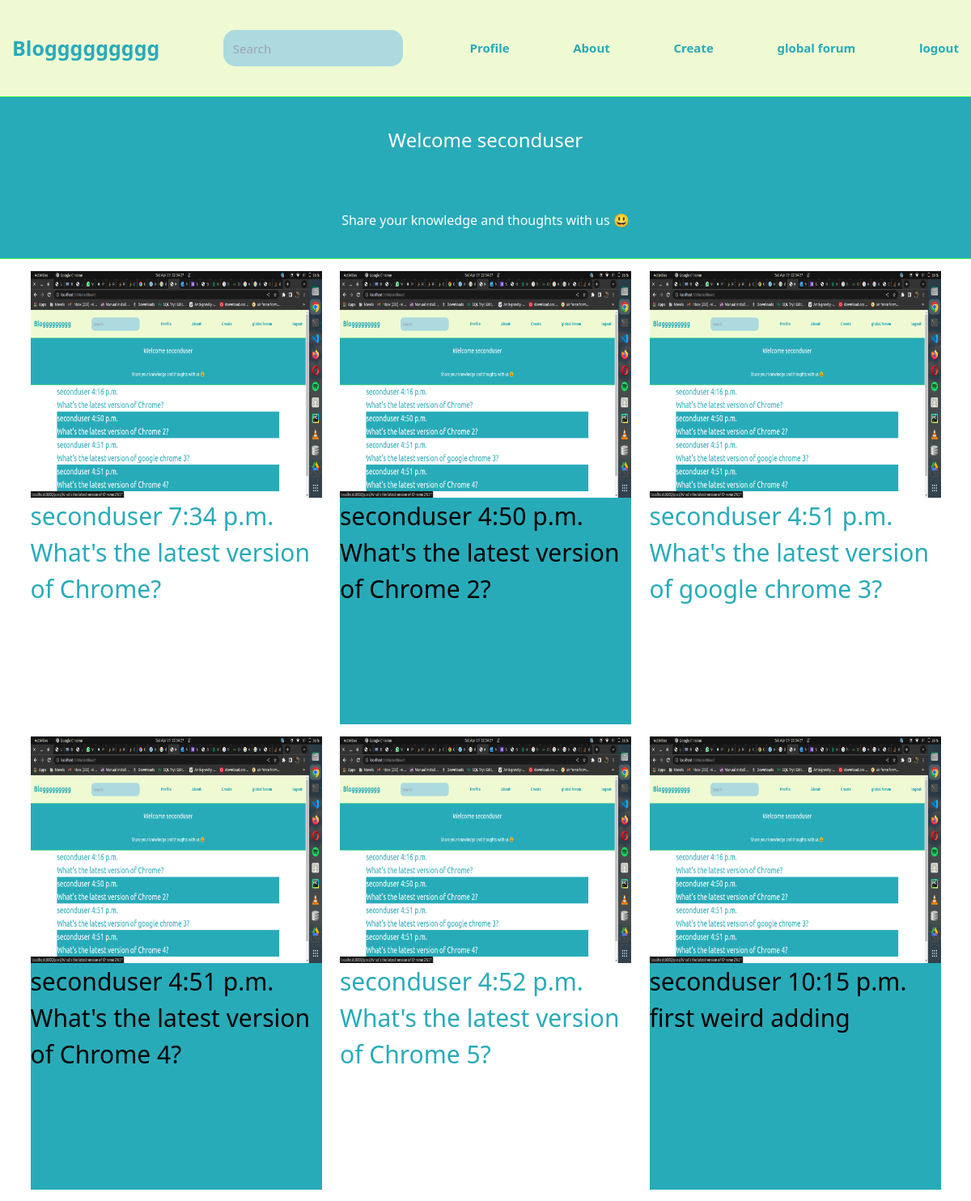
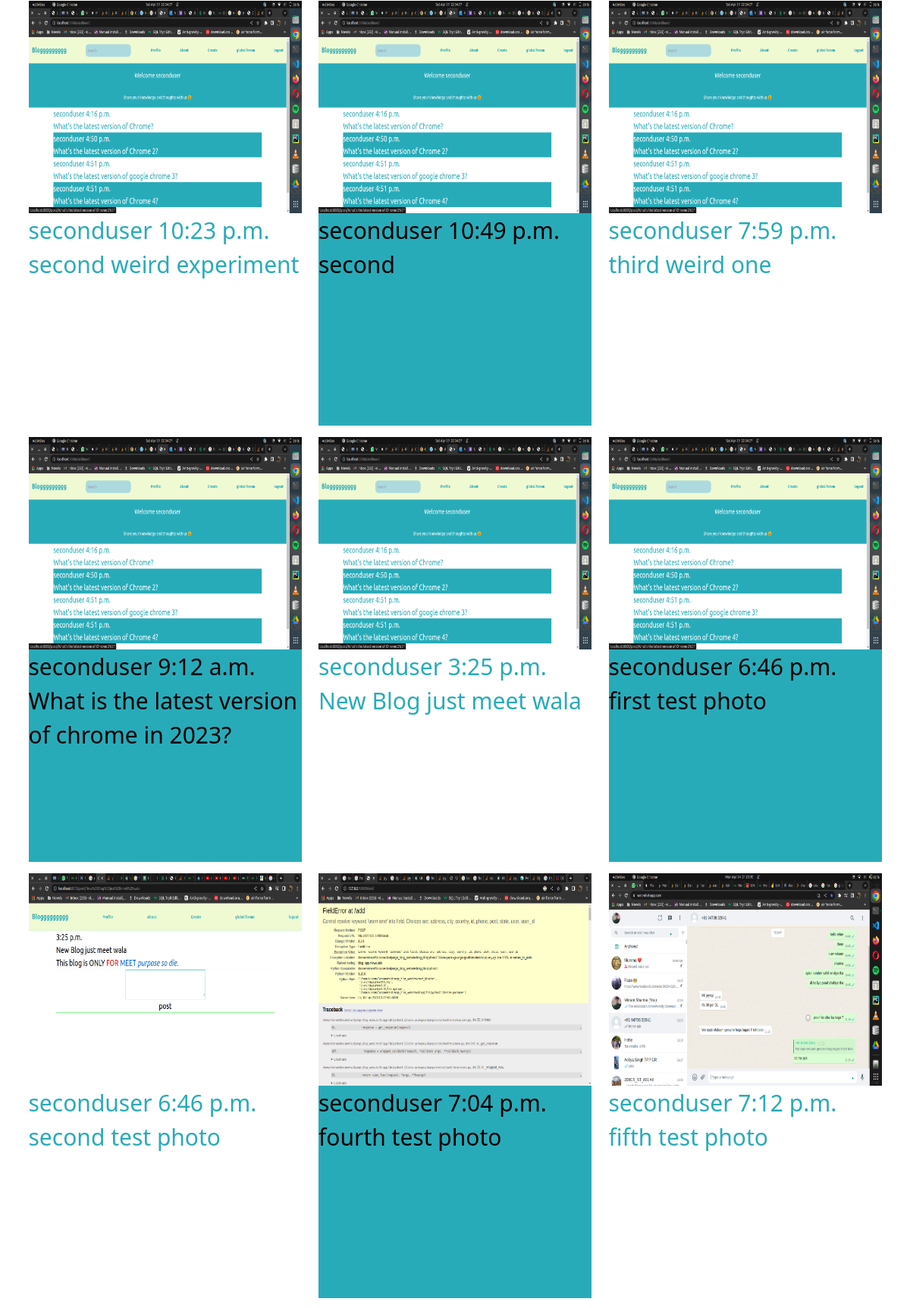
Page /dashboard (signed in, upper part) on the committed database (2 pictures, top to bottom).
### blog_app/models.py (models this page shows, shortened)
class Post(models.Model):
    username = models.ForeignKey(UserAccount,on_delete=models.CASCADE)
    timeposted = models.TimeField(default=datetime.datetime.now,blank=True)
    title = models.CharField(primary_key=True,max_length=80,null=False,default="")
    blogbg = models.ImageField(upload_to='images',default=None)
    desc = QuillField(default='ici')

class UserAccount(models.Model):
    user  = models.OneToOneField(User,on_delete=models.CASCADE)
    phone = models.CharField(max_length=12,null=True,default="")
    city = models.CharField(max_length=30,null=True,default="")
    state = models.CharField(max_length=30,null=True,default="")
    country = models.CharField(max_length=30,null=True,default="")
    address = models.CharField(max_length=400,null=True,default="")
    def __str__(self):
        return self.user.username

### blog_app/views.py (the view)
# urls.py: path('dashboard',views.dashboard,name='dashboard'),
@login_required
def dashboard(request):
    posted = Post.objects.filter(username=UserAccount.objects.filter(user=request.user.id)[0]).all()
    context = {
        'username':posted,
        'usernameofuser':request.user.username,
    }
    return render(request,'index.html',context)

### templates/index.html (shortened to what this page needs)
<!DOCTYPE html>
<html lang="en">
<head>
    <script src="https://cdn.tailwindcss.com"></script>
</head>
<body>
    <div class="container-navbar">
        <div class="home">
          <a id="blog-home" class="navbar-brand" href="{% url 'index' %}">Bloggggggggg</a>
        </div>
        <div class="search textsizehandle">
          <form action="{% url 'search' %}" method="post">
            <input id="inputsearch" type="text" name="search" placeholder="   Search">
          </form>
        </div>
        <div class="profile textsizehandle">
          <b><h1><a id="about" class="about-class" href="{% url 'personalinfo' %}">Profile</a></h1></b>
        </div>
        <div class="about textsizehandle">
          <b><h1><a id="about" class="about-class" href="{% url 'about' %}">About</a></h1></b>
        </div>
        <div class="adding textsizehandle">
          <b><h2><a href="{% url 'add' %}">Create</a></h2></b>
        </div>
        <div class="global textsizehandle">
            <b><h2><a href="{% url 'globalpage' %}">global forum</a></h2></b>
        </div>
        <div class="logout textsizehandle">
            <b><h2><a href="{% url 'logout' %}">logout</a></h2></b>
        </div>
    </div>
    <div class="welcomeheader">
        <h1 id="welcoming">Welcome {{ request.user.username }}</h1>
        <h3>Share your knowledge and thoughts with us  😃</h3>
    </div>
    <div class="block" style="display: flexbox; flex-direction:row; flex-wrap:wrap;">
      <div class="blockinsider" style="width: 100%; padding: 15px;">
        {% for i in username %}
        <a href="{% url 'showpost' title=i.title %}">
          {% if forloop.counter|divisibleby:"2" %}
          <div class="contain-it">
            <div class="bgimage-posts">
              {% if i.blogbg %}
              <img src="{{ i.blogbg.url }}" alt="user" />
              {% else %}
              <img src="https://img.freepik.com/free-photo/overhead-view-coffee-cup-keyboard-camera-paper-white-background_23-2148042112.jpg" alt="default" />
              {% endif %}
            </div>
            <div class="container-posteven">
                <div class="heading">{{ i.username }} {{ i.timeposted }}</div>
                <div class="content">
                    <div class="title">{{ i.title }}</div>
                </div>
            </div>
          </div>
          {% else %}
          <div class="contain-it">
            <div class="bgimage-posts">
              {% if i.blogbg %}
                <img src="{{ i.blogbg.url }}" alt="user" />
              {% else %}
                <img src="https://img.freepik.com/free-photo/overhead-view-coffee-cup-keyboard-camera-paper-white-background_23-2148042112.jpg" alt="default" />
              {% endif %}
            </div>
            <div class="container-postodd">
                <div class="heading">{{ i.username }} {{ i.timeposted }}</div>
                <div class="content">
                    <div class="title">{{ i.title }}</div>
                </div>
            </div>
          </div>
          {% endif %}
        </a>
        {% endfor %}
      </div>
    </div>
</body>
</html>

### templates/index.html (style rules this page uses)
.container-navbar { display: flex; flex-direction: row; justify-content: space-between; align-items: center; background-color: #EFFAD3; height: 15vh; padding-left: 15px; padding-right: 15px; color: #28ABB9; border-bottom: 1px solid #4CF14C; }
input { border-radius: 15px; border: none; height: 45px; background: none; background-color: #acdadf; }
.home { font-weight: 700; font-size: 25px; }
.textsizehandle { font-size: 15px; }
.welcomeheader { display: flex; flex-direction: column; justify-content: space-around; align-items: center; color: white; height: 25vh; padding-left: 15px; padding-right: 15px; background-color: #28ABB9; border-bottom: 1px solid #4CF14C; }
#welcoming { font-size: 24px; }
.block { width: 100%; height: 100%; }
.blockinsider { display: flex; justify-content: space-evenly; padding: 0px; width: 100%; flex-flow: row wrap; font-size: 30px; }
.container-postodd { background-color: white; color: #28ABB9; width: 30vw; height: 35vh; }
.container-posteven { background-color: #28ABB9; width: 30vw; height: 35vh; }
.bgimage-posts { height: 35vh; width: 30vw; }
.bgimage-posts>img { height: 100%; width: 100%; }
.contain-it { margin-bottom: 15px; }

### rows in the picture
Post: blogbg (picture), username "seconduser", timeposted "7:34 p.m.", title "What's the latest version of Chrome?"
Post: blogbg (picture), username "seconduser", timeposted "4:50 p.m.", title "What's the latest version of Chrome 2?"
Post: blogbg (picture), username "seconduser", timeposted "4:51 p.m.", title "What's the latest version of google chrome 3?"
Post: blogbg (picture), username "seconduser", timeposted "4:51 p.m.", title "What's the latest version of Chrome 4?"
Post: blogbg (picture), username "seconduser", timeposted "4:52 p.m.", title "What's the latest version of Chrome 5?"
Post: blogbg (picture), username "seconduser", timeposted "10:15 p.m.", title "first weird adding"
Post: blogbg (picture), username "seconduser", timeposted "10:23 p.m.", title "second weird experiment"
Post: blogbg (picture), username "seconduser", timeposted "10:49 p.m.", title "second"
Post: blogbg (picture), username "seconduser", timeposted "7:59 p.m.", title "third weird one"
Post: blogbg (picture), username "seconduser", timeposted "9:12 a.m.", title "What is the latest version of chrome in 2023?"
Post: blogbg (picture), username "seconduser", timeposted "3:25 p.m.", title "New Blog just meet wala"
Post: blogbg (picture), username "seconduser", timeposted "6:46 p.m.", title "first test photo"
Post: blogbg (picture), username "seconduser", timeposted "6:46 p.m.", title "second test photo"
Post: blogbg (picture), username "seconduser", timeposted "7:04 p.m.", title "fourth test photo"
Post: blogbg (picture), username "seconduser", timeposted "7:12 p.m.", title "fifth test photo"

### other values in the picture
{{ request.user.username }} "seconduser"
